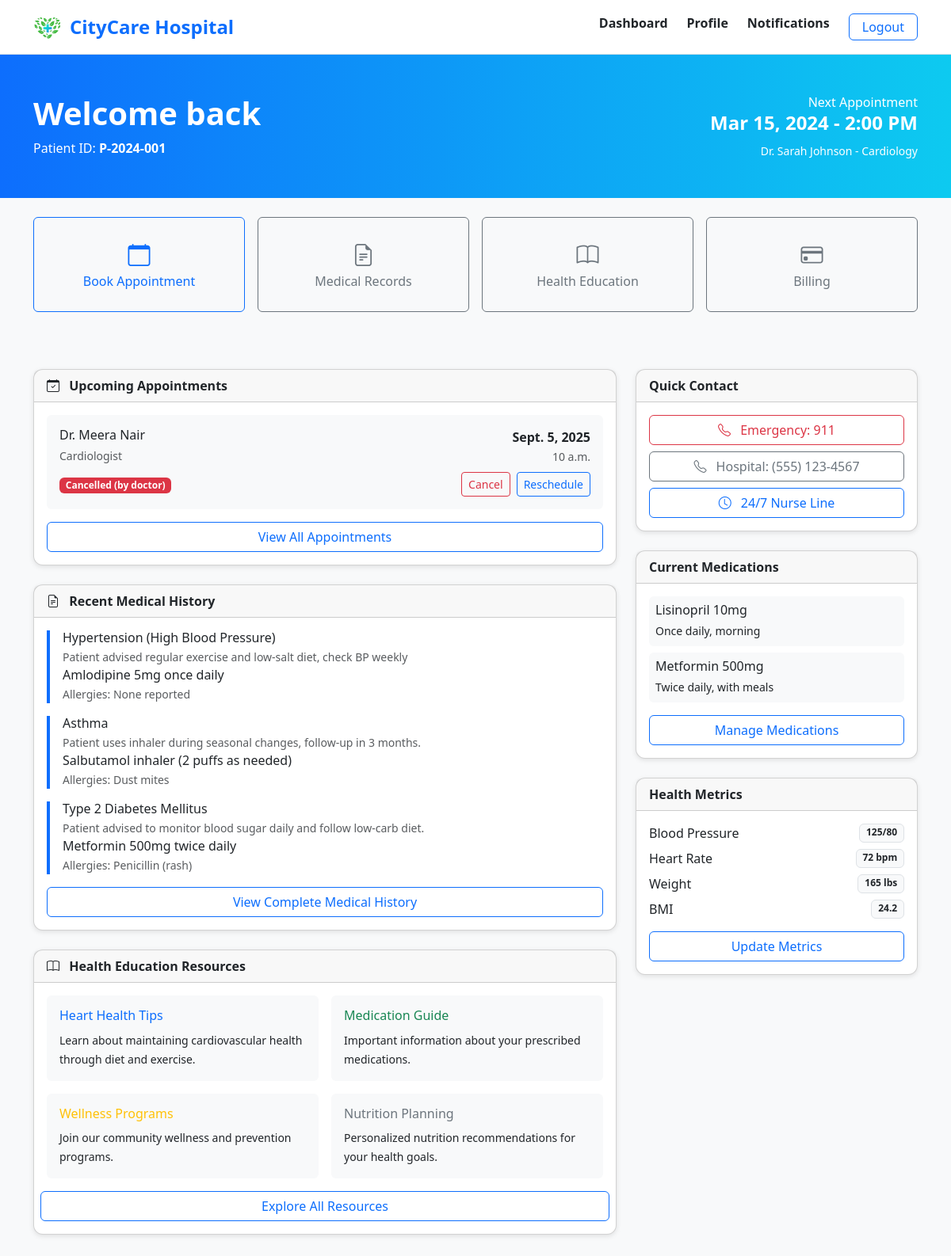
The app's page /patient/dashboard/ with its own data.
### hospital/models.py (models this page shows, shortened)
class Appointment(models.Model):
	patient = models.ForeignKey('Patient', on_delete=models.CASCADE)
	doctor = models.ForeignKey('Doctor', on_delete=models.CASCADE)
	date = models.DateField()
	time = models.TimeField()
	status = models.CharField(max_length=20)

class Doctor(models.Model):
	name = models.CharField(max_length=100)
	specialization = models.CharField(max_length=100)
	contact = models.CharField(max_length=20)
	email = models.EmailField(unique=True)
	password = models.CharField(max_length=128)
	department = models.ForeignKey('Department', on_delete=models.SET_NULL, null=True)

class MedicalHistory(models.Model):
	patient = models.ForeignKey('Patient', on_delete=models.CASCADE)
	diagnosis = models.CharField(max_length=255)
	treatment = models.TextField()
	allergies = models.TextField(blank=True, null=True)
	notes = models.TextField(blank=True, null=True)

### hospital/views.py (the view)
# urls.py: path('patient/dashboard/', views.patient_dashboard, name='patient_dashboard'),
def patient_dashboard(request):
	from datetime import date
	from .models import Appointment, Patient, MedicalHistory
	quick_links = [
		{'name': 'Book Appointment', 'url': '/patient/appointment-booking/'},
		{'name': 'Appointment History', 'url': '/patient/appointment-history/'},
		{'name': 'Medical History', 'url': '/patient/medical-history/'},
		{'name': 'Billing & Payment', 'url': '/patient/billing-payment/'},
		{'name': 'Health Education', 'url': '/patient/health-education/'},
	]
	patient_name = request.session.get('patient_name')
	patient = None
	if patient_name:
		try:
			patient = Patient.objects.get(pname=patient_name)
		except Patient.DoesNotExist:
			patient = None
	if patient is None:
		patient = Patient.objects.first()
	if patient:
		upcoming = Appointment.objects.filter(patient=patient, date__gte=date.today()).order_by('date', 'time')[:3]
		recent_history = MedicalHistory.objects.filter(patient=patient).order_by('-id')[:3]
	else:
		upcoming = []
		recent_history = []
	return render(request, 'patient/dashboard.html', {
		'quick_links': quick_links,
	'upcoming': upcoming,
	'recent_history': recent_history,
	})

### hospital/templates/patient/dashboard.html (shortened to what this page needs)
{% load static %}
<!DOCTYPE html>
<html lang="en">
<head>
  <link href="https://cdn.jsdelivr.net/npm/bootstrap@5.3.2/dist/css/bootstrap.min.css" rel="stylesheet">
  <link href="https://cdn.jsdelivr.net/npm/bootstrap-icons/font/bootstrap-icons.css" rel="stylesheet">
  <link rel="stylesheet" href="{% static 'css/patient.css' %}?v=20250901">
</head>
<body>
  <header class="border-bottom bg-white shadow-sm">
    <div class="container py-3 d-flex justify-content-between align-items-center">
      <div class="d-flex align-items-center">
        <img src="{% static 'images/logo.png' %}" alt="Logo" style="height: 36px; width: 36px; margin-right: 10px;">
        <h1 class="h4 text-primary fw-bold mb-0">CityCare Hospital</h1>
      </div>
      <nav class="d-none d-md-flex gap-4">
        <a href="/patient/dashboard/" class="text-dark text-decoration-none fw-semibold">Dashboard</a>
        <a href="/patient/profile/" class="text-dark text-decoration-none fw-semibold">Profile</a>
        <a href="/notifications/" class="text-dark text-decoration-none fw-semibold">Notifications</a>
        <button class="btn btn-outline-primary px-3 py-1" data-bs-toggle="modal" data-bs-target="#logoutModal">Logout</button>
      </nav>
    </div>
  </header>
  <section class="section-header py-5">
    <div class="container d-flex flex-wrap justify-content-between align-items-center gap-3">
      <div>
        <h1 class="fw-bold">Welcome back</h1>
        <p class="mb-0">Patient ID: <strong>P-2024-001</strong></p>
      </div>
      <div class="text-end">
        <p class="mb-0">Next Appointment</p>
        <h4 class="fw-bold">Mar 15, 2024 - 2:00 PM</h4>
        <small>Dr. Sarah Johnson - Cardiology</small>
      </div>
    </div>
  </section>
  <section class="py-4 bg-light">
    <div class="container">
      <div class="row g-3">
        <div class="col-6 col-md-3">
          <a href="/patient/appointment-booking/" class="btn btn-outline-primary w-100 quick-btn">
            <i class="bi bi-calendar fs-3"></i>
            <span>Book Appointment</span>
          </a>
        </div>
        <div class="col-6 col-md-3">
          <a href="/patient/medical-history/" class="btn btn-outline-secondary w-100 quick-btn">
            <i class="bi bi-file-earmark-text fs-3"></i>
            <span>Medical Records</span>
          </a>
        </div>
        <div class="col-6 col-md-3">
          <a href="/patient/health-education/" class="btn btn-outline-secondary w-100 quick-btn">
            <i class="bi bi-book fs-3"></i>
            <span>Health Education</span>
          </a>
        </div>
        <div class="col-6 col-md-3">
          <a href="/patient/billing-payment/" class="btn btn-outline-secondary w-100 quick-btn">
            <i class="bi bi-credit-card fs-3"></i>
            <span>Billing</span>
          </a>
        </div>
      </div>
    </div>
  </section>
  <section class="py-5">
    <div class="container">
      <div class="row g-4">
        <div class="col-lg-8">
          <div class="card mb-4">
            <div class="card-header fw-bold">
              <i class="bi bi-calendar-check me-2"></i> Upcoming Appointments
            </div>
            <div class="card-body">
              {% if upcoming %}
                {% for appt in upcoming %}
                <div class="p-3 bg-light rounded {% if not forloop.last %}mb-2{% endif %}">
                  <div class="d-flex justify-content-between align-items-center">
                    <div>
                      <h6 class="mb-1">{{ appt.doctor.name }}</h6>
                      {% if appt.doctor.specialization %}
                        <small class="text-muted">{{ appt.doctor.specialization }}</small>
                      {% endif %}
                    </div>
                    <div class="text-end">
                      <strong>{{ appt.date }}</strong><br>
                      <small class="text-muted">{{ appt.time }}</small>
                    </div>
                  </div>
                  <div class="d-flex justify-content-between align-items-center mt-2">
                    <div>
                      {% with s=appt.status|lower %}
                        {% if 'cancel' in s %}
                          <span class="badge bg-danger">{{ appt.status }}</span>
                        {% elif 'complete' in s %}
                          <span class="badge bg-success">{{ appt.status }}</span>
                        {% elif 'pending' in s %}
                          <span class="badge bg-warning text-dark">{{ appt.status }}</span>
                        {% else %}
                          <span class="badge bg-secondary">{{ appt.status }}</span>
                        {% endif %}
                      {% endwith %}
                    </div>
                    <div class="d-flex gap-2">
                      <form method="post" action="{% url 'cancel_appointment' appt.id %}">
                        <button type="submit" class="btn btn-outline-danger btn-sm">Cancel</button>
                      </form>
                      <a class="btn btn-outline-primary btn-sm" href="{% url 'reschedule_appointment' appt.id %}">Reschedule</a>
                    </div>
                  </div>
                </div>
                {% endfor %}
              {% else %}
                <div class="text-center text-muted py-3">No upcoming appointments.</div>
              {% endif %}
              <a href="/patient/appointment-history/" class="btn btn-outline-primary w-100 mt-3">View All Appointments</a>
            </div>
          </div>
          <div class="card mb-4">
            <div class="card-header fw-bold">
              <i class="bi bi-file-earmark-text me-2"></i> Recent Medical History
            </div>
            <div class="card-body">
              {% if recent_history %}
                {% for item in recent_history %}
                  <div class="border-start border-4 border-primary ps-3 {% if not forloop.last %}mb-3{% endif %}">
                    <h6 class="mb-1">{{ item.diagnosis }}</h6>
                    {% if item.notes %}<small class="text-muted d-block">{{ item.notes|truncatechars:120 }}</small>{% endif %}
                    {% if item.treatment %}<p class="mb-0">{{ item.treatment|truncatechars:160 }}</p>{% endif %}
                    {% if item.allergies %}<small class="text-muted">Allergies: {{ item.allergies }}</small>{% endif %}
                  </div>
                {% endfor %}
              {% else %}
                <div class="text-center text-muted py-3">No medical history yet.</div>
              {% endif %}
              <a href="/patient/medical-history/" class="btn btn-outline-primary w-100 mt-3">View Complete Medical History</a>
            </div>
          </div>
          <div class="card">
            <div class="card-header fw-bold">
              <i class="bi bi-book me-2"></i> Health Education Resources
            </div>
            <div class="card-body row g-3">
              <div class="col-md-6">
                <div class="p-3 bg-light rounded">
                  <h6 class="text-primary">Heart Health Tips</h6>
                  <small>Learn about maintaining cardiovascular health through diet and exercise.</small>
                </div>
              </div>
              <div class="col-md-6">
                <div class="p-3 bg-light rounded">
                  <h6 class="text-success">Medication Guide</h6>
                  <small>Important information about your prescribed medications.</small>
                </div>
              </div>
              <div class="col-md-6">
                <div class="p-3 bg-light rounded">
                  <h6 class="text-warning">Wellness Programs</h6>
                  <small>Join our community wellness and prevention programs.</small>
                </div>
              </div>
              <div class="col-md-6">
                <div class="p-3 bg-light rounded">
                  <h6 class="text-secondary">Nutrition Planning</h6>
                  <small>Personalized nutrition recommendations for your health goals.</small>
                </div>
              </div>
              <a href="/patient/health-education/" class="btn btn-outline-primary w-100 mt-3">Explore All Resources</a>
            </div>
          </div>
        </div>
        <div class="col-lg-4">
          <div class="card mb-4">
            <div class="card-header fw-bold">Quick Contact</div>
            <div class="card-body">
              <a class="btn btn-outline-danger w-100 mb-2" href="#">
                <i class="bi bi-telephone me-2"></i> Emergency: 911
              </a>
              <a class="btn btn-outline-secondary w-100 mb-2" href="#">
                <i class="bi bi-telephone me-2"></i> Hospital: (555) 123-4567
              </a>
              <a class="btn btn-outline-primary w-100" href="#">
                <i class="bi bi-clock me-2"></i> 24/7 Nurse Line
              </a>
            </div>
          </div>
          <div class="card mb-4">
            <div class="card-header fw-bold">Current Medications</div>
            <div class="card-body">
              <div class="p-2 bg-light rounded mb-2">
                <h6 class="mb-1">Lisinopril 10mg</h6>
                <small>Once daily, morning</small>
              </div>
              <div class="p-2 bg-light rounded mb-2">
                <h6 class="mb-1">Metformin 500mg</h6>
                <small>Twice daily, with meals</small>
              </div>
              <a href="/patient/medical-history/" class="btn btn-outline-primary w-100 mt-2">Manage Medications</a>
            </div>
          </div>
          <div class="card">
            <div class="card-header fw-bold">Health Metrics</div>
            <div class="card-body">
              <div class="d-flex justify-content-between mb-2">
                <span>Blood Pressure</span>
                <span class="badge bg-light text-dark border">125/80</span>
              </div>
              <div class="d-flex justify-content-between mb-2">
                <span>Heart Rate</span>
                <span class="badge bg-light text-dark border">72 bpm</span>
              </div>
              <div class="d-flex justify-content-between mb-2">
                <span>Weight</span>
                <span class="badge bg-light text-dark border">165 lbs</span>
              </div>
              <div class="d-flex justify-content-between">
                <span>BMI</span>
                <span class="badge bg-light text-dark border">24.2</span>
              </div>
              <a href="/patient/profile/" class="btn btn-outline-primary w-100 mt-3">Update Metrics</a>
            </div>
          </div>
        </div>
      </div>
    </div>
  </section>
</body>
</html>

### hospital/static/css/patient.css (style rules this page uses)
body { background-color: #f8f9fa; }
.card { border-radius: 12px; box-shadow: 0 2px 6px rgba(0,0,0,0.1); }
.quick-btn { height: 120px; display: flex; flex-direction: column; justify-content: center; align-items: center; }
.section-header { background: linear-gradient(90deg, #0d6efd, #0dcaf0); color: white; }

### hospital/templates/patient/dashboard.html (style rules this page uses)
body { background-color: #f8f9fa; }
.card { border-radius: 12px; box-shadow: 0 2px 6px rgba(0,0,0,0.1); }
.quick-btn { height: 120px; display: flex; flex-direction: column; justify-content: center; align-items: center; }
.section-header { background: linear-gradient(90deg, #0d6efd, #0dcaf0); color: white; }

### records on screen
Appointment: doctor.name "Dr. Meera Nair", doctor.specialization "Cardiologist", date "Sept. 5, 2025", time "10 a.m.", status "Cancelled (by doctor)"
MedicalHistory: diagnosis "Hypertension (High Blood Pressure)", notes "Patient advised regular exercise and low-salt diet, check BP weekly", treatment "Amlodipine 5mg once daily", allergies "None reported"
MedicalHistory: diagnosis "Asthma", notes "Patient uses inhaler during seasonal changes, follow-up in 3 months.", treatment "Salbutamol inhaler (2 puffs as needed)", allergies "Dust mites"
MedicalHistory: diagnosis "Type 2 Diabetes Mellitus", notes "Patient advised to monitor blood sugar daily and follow low-carb diet.", treatment "Metformin 500mg twice daily", allergies "Penicillin (rash)"
